Frame 1 (no input): blank canvas, image omitted
Frame 60 (the mouse pressed at the canvas centre just before this capture): blank canvas, image omitted
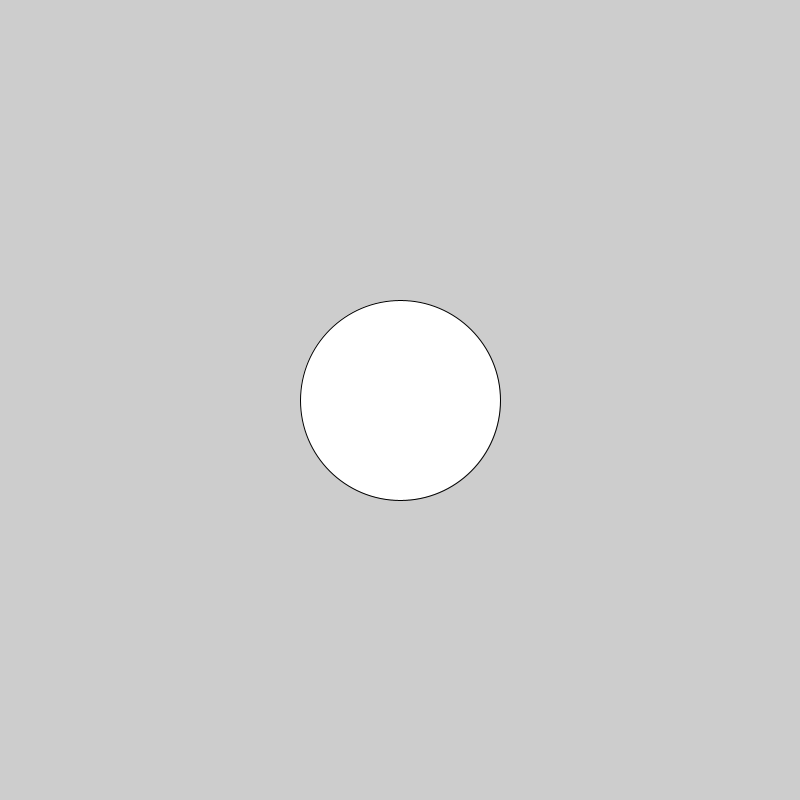
Frame 120 (the mouse held since frame 60 and released just before this capture)

The Processing sketch whose frames 1 and 60 were blank and that drew this single picture after the mouse press (run headless with seeded random() and noise(); from frame 60 on, the mouse is pressed at the canvas centre):

// Processing sketch: xy_sizes
// ── xy_sizes.pde
void setup(){
  size(800,800);
}

void draw(){
  background(205);
  ellipse(mouseX,mouseY, mouseX/2, mouseY/2);
}
